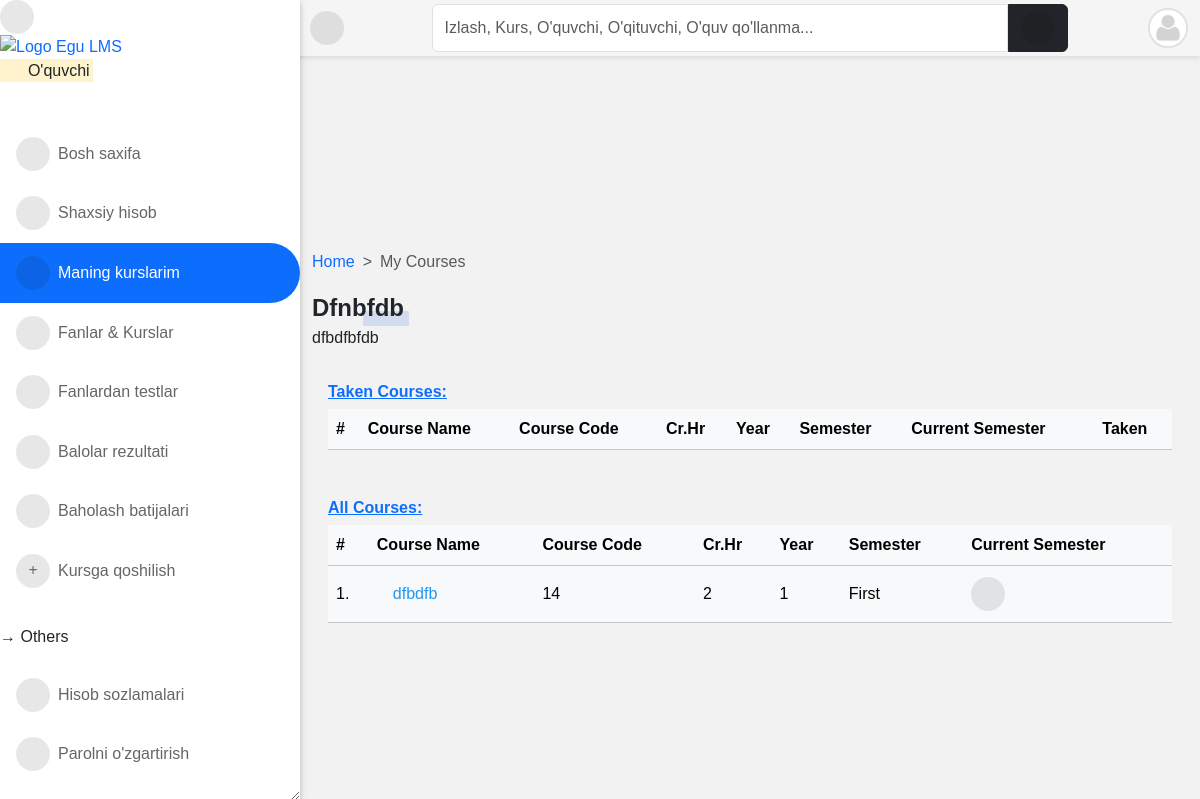
The app's page /programs/my_courses/ (signed in) with its own data.
### accounts/models.py (models this page shows, shortened)
class User(AbstractUser):
    is_student = models.BooleanField(default=False)
    is_lecturer = models.BooleanField(default=False)
    is_parent = models.BooleanField(default=False)
    is_dep_head = models.BooleanField(default=False)
    phone = models.CharField(max_length=60, blank=True, null=True)
    address = models.CharField(max_length=60, blank=True, null=True)
    picture = models.ImageField(
        upload_to="profile_pictures/%y/%m/%d/", default="default.png", null=True
    )
    email = models.EmailField(blank=True, null=True)
    username_validator = ASCIIUsernameValidator()
    objects = CustomUserManager()
    class Meta:
        ordering = ("-date_joined",)
    @property
    def get_user_role(self):
        if self.is_superuser:
            role = "Boshliq"
        elif self.is_student:
            role = "O'quvchi"
        elif self.is_lecturer:
            role = "O'qituvchi"
        elif self.is_parent:
            role = "Ota-ona"
        return role

class Student(models.Model):
    student = models.OneToOneField(User, on_delete=models.CASCADE)
    level = models.CharField(max_length=25, choices=LEVEL, null=True)
    program = models.ForeignKey(Program, on_delete=models.CASCADE, null=True)
    objects = StudentManager()
    class Meta:
        ordering = ("-student__date_joined",)

### course/models.py (models this page shows, shortened)
class Program(models.Model):
    title = models.CharField(max_length=150, unique=True)
    summary = models.TextField(null=True, blank=True)
    objects = ProgramManager()

class Course(models.Model):
    slug = models.SlugField(blank=True, unique=True)
    title = models.CharField(max_length=200, null=True)
    code = models.CharField(max_length=200, unique=True, null=True)
    credit = models.IntegerField(null=True, default=0)
    summary = models.TextField(max_length=200, blank=True, null=True)
    program = models.ForeignKey(Program, on_delete=models.CASCADE)
    level = models.CharField(max_length=25, choices=LEVEL, null=True)
    year = models.IntegerField(choices=YEARS, default=0)
    semester = models.CharField(choices=SEMESTER, max_length=200)
    is_elective = models.BooleanField(default=False, blank=True, null=True)
    objects = CourseManager()
    def get_absolute_url(self):
        return reverse("course_detail", kwargs={"slug": self.slug})
    @property
    def is_current_semester(self):
        from core.models import Semester
        current_semester = Semester.objects.get(is_current_semester=True)
        if self.semester == current_semester.semester:
            return True
        else:
            return False

### course/views.py (the view)
# urls.py: path("my_courses/", user_course_list, name="user_course_list"),
@login_required
def user_course_list(request):
    if request.user.is_lecturer:
        courses = Course.objects.filter(allocated_course__lecturer__pk=request.user.id)
        return render(request, "course/user_course_list.html", {"courses": courses})
    elif request.user.is_student:
        student = Student.objects.get(student__pk=request.user.id)
        taken_courses = TakenCourse.objects.filter(
            student__student__id=student.student.id
        )
        courses = Course.objects.filter(level=student.level).filter(
            program__pk=student.program.id
        )
        return render(
            request,
            "course/user_course_list.html",
            {"student": student, "taken_courses": taken_courses, "courses": courses},
        )
    else:
        return render(request, "course/user_course_list.html")

### templates/course/user_course_list.html (shortened to what this page needs)
{% extends 'base.html' %}
{% load static %}
{% block content %}
<nav style="--bs-breadcrumb-divider: '>';" aria-label="breadcrumb">
    <ol class="breadcrumb">
        <li class="breadcrumb-item"><a href="/">Home</a></li>
        <li class="breadcrumb-item active" aria-current="page">My Courses</li>
    </ol>
</nav>
{% if request.user.is_student %}
    <div class="title-1">{{ student.program.title }}</div>
    {% if student.program.summary %}
        <p>{{ student.program.summary }}</p>
    {% endif %}
{% endif %}
{% if request.user.is_student %}
<div class="table-responsive p-3 mt-3">
    <h6 class="fw-bold text-primary"><u>Taken Courses:</u></h6>
    <div class="table-shadow">
        <table class="table table-light">
            <thead>
                <tr>
                    <th>#</th>
                    <th> Course Name </th>
                    <th> Course Code </th>
                    <th> Cr.Hr </th>
                    <th> Year </th>
                    <th> Semester </th>
                    <th> Current Semester </th>
                    <th> Taken </th>
                </tr>
            </thead>
        </table>
    </div>
</div>
{% endif %}
<div class="table-responsive p-3">
    <h6 class="fw-bold text-primary"><u>All Courses:</u></h6>
    <div class="table-shadow">
        <table class="table table-light">
            <thead>
                <tr>
                    <th>#</th>
                    <th> Course Name </th>
                    <th> Course Code </th>
                    <th> Cr.Hr </th>
                    <th> Year </th>
                    <th> Semester </th>
                    <th> Current Semester </th>
                </tr>
            </thead>
            <tbody>
                {% for course in courses %}
                <tr>
                    <td>{{ forloop.counter }}.</td>
                    <td><a href="{{ course.get_absolute_url }}">
                        {{ course.title }}</a></td>
                    <td>{{ course.code }}</td>
                    <td>{{ course.credit }}</td>
                    <td>{{ course.year }}</td>
                    <td>{{ course.semester }}</td>
                    <th>
                        {% if course.is_current_semester == False %}
                        <i class="fas fa-times-circle fa-1-5x danger"></i>
                        {% else %}
                        <i class="fas fa-check-circle"></i>
                        {% endif %}
                    </th>
                </tr>
                {% endfor %}
            </tbody>
        </table>
    </div>
</div>
{% endblock content %}

### templates/aside.html (shortened to what this page needs)
{% load static %}
<div id="side-nav">
	<div class="main-menu">
			<div class="desktop-hide">
				<div class="toggle-btn" onclick="toggleSidebar()">
					<i class="fas fa-times"></i>
				</div>
			</div>
			<a href="/">
				<img src="{% static '/img/dj-lms.png' %}" width="110px" alt="Logo Egu LMS">
			</a>
			<p class="text-orange">
				<mark>
					<i class="far fa-hand-point-right"></i>
					{{ request.user.get_user_role }}
				</mark>
			</p>
		</div>
		{% url 'home' as hom %} {% url 'dashboard' as dash %} {% url 'profile' as prof %}
		{% url 'programs' as pro %} {% url 'session_list' as sess %} {% url 'semester_list' as sem %}
		{% url 'add_score' as ascore %} {% url 'grade_results' as vr %}{% url 'ass_results' as ar %}
		{% url 'course_registration' as cr %} {% url 'edit_profile' as ep %} {% url 'change_password' as cp %}
		{% url 'quiz_progress' as qpr %} {% url 'quiz_marking' as qce %} {% url 'user_course_list' as ucl %}
		<ul>
			<li class="{% if request.path == hom %}active{% endif %}">
				<a href="{% url 'home' %}"><i class="fas fa-home"></i>Bosh saxifa</a>
			</li>
			<li class="{% if request.path == prof %}active{% endif %}">
				<a href="{% url 'profile' %}"><i class="fas fa-user"></i>Shaxsiy hisob</a>
			</li>
			{% if request.user.is_lecturer or request.user.is_student %}
			<li class="{% if request.path == ucl %}active{% endif %}">
				<a href="{% url 'user_course_list' %}"><i class="fas fa-book"></i>Maning kurslarim</a>
			</li>
			{% endif %}
			<li class="{% if request.path == pro %}active{% endif %}">
				<a href="{% url 'programs' %}"><i class="fas fa-book-open"></i>Fanlar & Kurslar</a>
			</li>
			{% if request.user.is_student %}
			<li class="{% if request.path == qpr %}active{% endif %}">
				<a href="{% url 'quiz_progress' %}"><i class="fas fa-record-vinyl"></i>Fanlardan testlar</a>
			</li>
			<li class="{% if request.path == vr %}active{% endif %}">
				<a href="{% url 'grade_results' %}"><i class="fa fa-spell-check"></i>Balolar rezultati</a>
			</li>
			<li class="{% if request.path == ar %}active{% endif %}">
				<a href="{% url 'ass_results' %}"><i class="fa fa-list-ol"></i> Baholash batijalari</a>
			</li>
			<li class="{% if request.path == cr %}active{% endif %}">
				<a href="{% url 'course_registration' %}"><i class="fas fa-plus"></i>Kursga qoshilish </a>
			</li>
			{% endif %}
			<br />
			<p class="ml-3">&RightArrow; Others</p>
			<li class="{% if request.path == ep %}active{% endif %}">
				<a href="{% url 'edit_profile' %}"><i class="fas fa-cogs"></i>Hisob sozlamalari</a>
			</li>
			<li class="{% if request.path == cp %}active{% endif %}">
				<a href="{% url 'change_password' %}"><i class="fas fa-key"></i>Parolni o'zgartirish</a>
			</li>
		</ul>
	</div>
	<footer class="card-footer mt-5 pt-3 pb-5 px-2">
		<div class="col-12">
			<p class="small m-0">
				Bizning <a href="#"> Maxfiylik </a> hamda <a href="#"> Foydalanish shartlari. </a>
				<br />Student LMS &copy; <script>document.write(new Date().getFullYear());</script>
				<br />
			</p>
			<a href="https://github.com/xusanbek0071" class="btn btn-sm btn-dark mx-auto" target="_blank">
			</a>
		</div>
	</footer>

### templates/navbar.html (shortened to what this page needs)
<div id="top-navbar" class="py-1">
	<div class="container">
		<div class="nav-wrapper">
			<div class="toggle-btn" onclick="toggleSidebar()">
				<i class="fas fa-bars"></i>
			</div>
			<form class="form-header" action="{% url 'query' %}" method="GET">
				<input id="primary-search" class="form-control rounded-end-0" type="text" name="q" value="{{ request.GET.q }}"
					placeholder="Izlash, Kurs, O'quvchi, O'qituvchi, O'quv qo'llanma..." required />
				<button class="btn btn-dark rounded-start-0" type="submit">
					<i class="fas fa-search"></i>
				</button>
			</form>
			<div class="dropdown">
				<div class="avatar border border-2" type="button" data-bs-toggle="dropdown" aria-expanded="false">
					<img src="{{ request.user.picture.url }}">
				</div>
			</div>
		</div>
	</div>
</div>

### records on screen
User: user.get_user_role "O'quvchi", user.picture (placeholder picture)
Student: program "Dfnbfdb", program.summary "dfbdfbfdb"
Course: title "dfbdfb", code "14", credit "2", year "1", semester "First"
